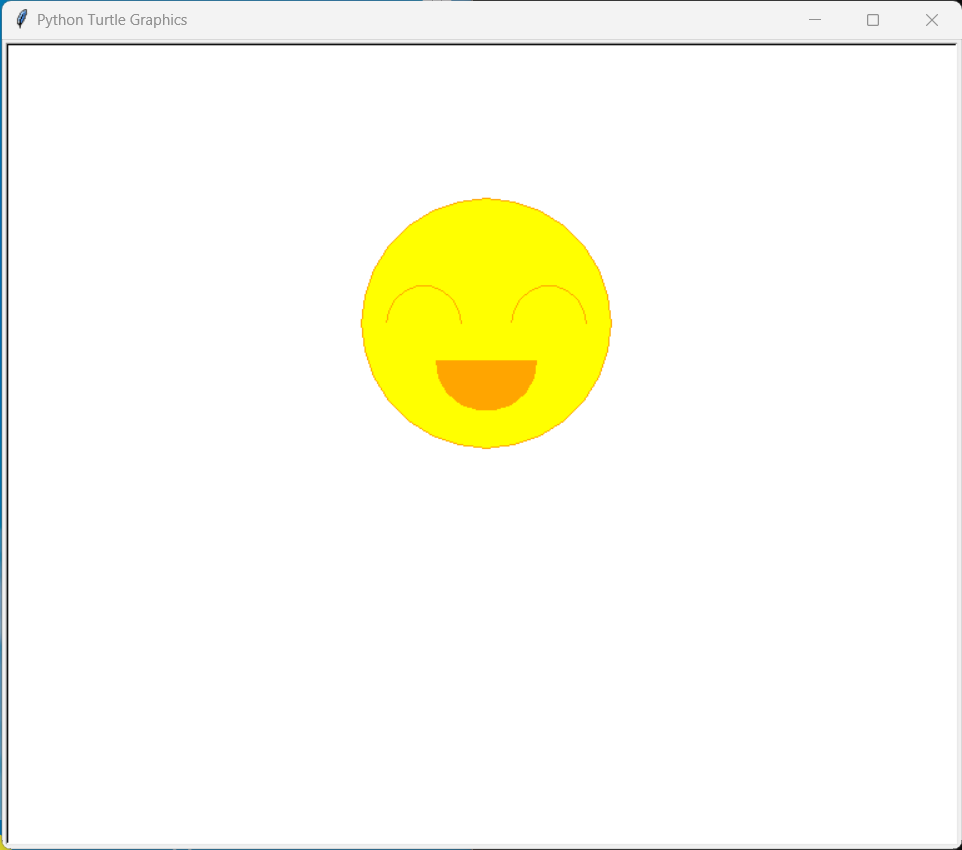
#> input picture 02_python/240103/03_custom.png, 962 x 850 px, given in place of the camera
$ python 02_practice.py
#> lines starting #> are read from the running program, lines starting #| are printed output that depends on the picture; after the words box and inside, x2 and y2 are one past the last pixel; in counts of white or black regions, pixels touching at a corner belong together
import numpy as np
import cv2
import serial
import time
import math

port = "COM4"
baudrate = 115200
ser = serial.Serial(port, baudrate)

cap = cv2.VideoCapture(0)

mode = 'hsv'
width = int(cap.get(cv2.CAP_PROP_FRAME_WIDTH))
height = int(cap.get(cv2.CAP_PROP_FRAME_HEIGHT))

while True:
    ret, img = cap.read()
#> img is the input picture: shape (850, 962, 3); mean B, G, R 237.2, 251.7, 252.1
    if not ret: break

    if mode == 'hsv':
        lower1 = np.array([0, 100, 100])
        upper1 = np.array([20, 255, 255])
        lower2 = np.array([160, 100, 100])
        upper2 = np.array([180, 255, 255])
        img_h = cv2.cvtColor(img, cv2.COLOR_BGR2HSV)
#> img_h: shape (850, 962, 3); mean H, S, V 2.1, 15.8, 252.4
        img_t = cv2.inRange(img_h, lower1, upper1) + cv2.inRange(img_h, lower2, upper2)
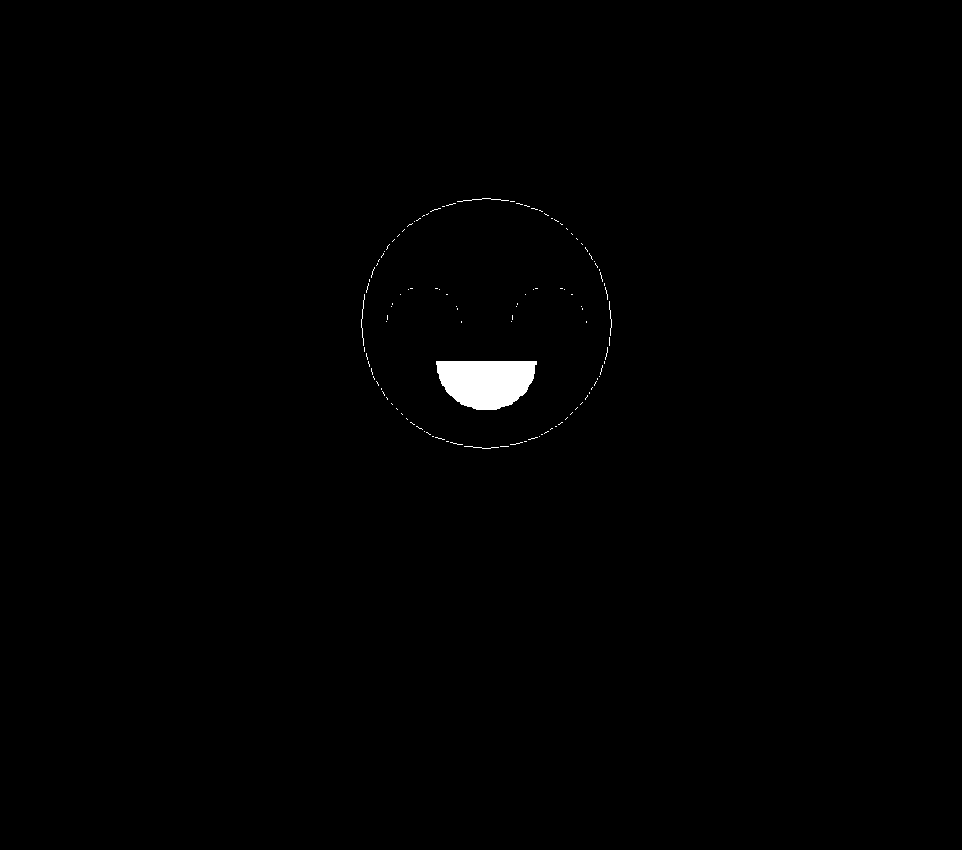
#> img_t: shape (850, 962); 0.55% white; 116 white regions (111 under 20 px)
    else:
        img_g = cv2.cvtColor(img, cv2.COLOR_BGR2GRAY)
        ret, img_t = cv2.threshold(img_g, 127, 255, cv2.THRESH_BINARY_INV)

    cont_list, hierachy = cv2.findContours(img_t,
                                           cv2.RETR_EXTERNAL,
                                           cv2.CHAIN_APPROX_NONE)
#> cont_list = 116 contours, 115 with area under 20; largest, box (x1, y1, x2, y2) and area: (436, 361, 537, 410) 3768

    areas = [cv2.contourArea(c) for c in cont_list]
#> areas = 116 values, max 3767.5 at index 41, min 0 at index 0, mean 32.48
    max_ind = areas.index(max(areas))
#> max_ind = 41
    max_cont = cont_list[max_ind]
#> max_cont = contour of 245 points, box (x1, y1, x2, y2) (436, 361, 537, 410), area 3768

    img_f = cv2.drawContours(img, max_cont, -1, (210, 180, 200), 3)

    cnt = cont_list[0]
#> cnt = contour of 16 points, box (x1, y1, x2, y2) (500, 446, 509, 447), area 0
    M = cv2.moments(cnt)
#> M = moments, m00 0
    if M['m00']:
        cx = int(M['m10']/M['m00'])
        cy = int(M['m01']/M['m00'])
        cv2.circle(img, (cx, cy), 10, (0, 255, 0), -1)

        bx=(width/2)/math.tan(math.radians(78/2))
        by=(height/2)/math.tan(math.radians(45/2))
        theta_x=math.degrees(math.atan((cx-width/2)/bx))
        theta_y=math.degrees(math.atan((cy-height/2)/by))

        ret = f'a{theta_x}b{theta_y}c{width}d{height}e'
        print(f'cx: {cx}, cy: {cy}, degree:{ret}')

        ser.write(ret.encode())

        if ser.in_waiting > 0:
            data = ser.readline().decode()
            print("Received data:", data)

    cv2.imshow('win', img)

    key = cv2.waitKey(1)
#> (key Esc is pressed here)
    if key == 27: break

cap.release()
cv2.destroyAllWindows()
